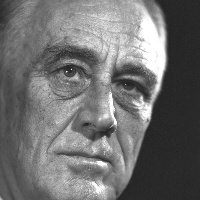
#> input picture face/luo_si_fu/0.jpg, 200 x 200 px
$ python face_match.py
#> lines starting #> are read from the running program, lines starting #| are printed output that depends on the picture
# -*- coding = utf-8 -*-
# @Time : 2023/11/27 14:52
# @Author :55221324佟禹澎
# @File : face_match.py
# @Software: PyCharm

# 人脸识别 - 主代码
import cv2
import os
import numpy as np
from playsound import playsound


def Get_faces():
    # 从face文件夹读取图片,转为灰度图,返回三个列表:对应人名,灰度图片,图片序号
    dirs = os.listdir("face")
    print(dirs)
    X = []  #
    Y = []  #
    for j, dir in enumerate(dirs):
        pics = os.listdir('face/%s' % dir)
        for pic in pics:
            image = cv2.imread('face/%s/%s' % (dir, pic))
#> image is the input picture: shape (200, 200, 3); min 30, max 255, mean 111.7
            img_gray = cv2.cvtColor(image, code=cv2.COLOR_BGR2GRAY)
            resized_gray = cv2.resize(img_gray, dsize=(400, 400))
            print("读取/", dir, "/", pic)
            if len(str(image)) != 0:
                X.append(resized_gray)
                Y.append(j)
    return [X, Y, dirs]


X, Y, dirs = Get_faces()
print("本次即将学习以下人脸", dirs)
# 利用asarray将数据转化为ndarray->多维数组
X = np.asarray(X)
Y = np.asarray(Y)

# 我们采用三种算法中的LBPH算法,Local BInary Pattern Histogram (LBPH),即二进制模式直方图
# 经测试,create中默认参数就是最好的参数,只需在后续修改阈值即可
model = cv2.face.LBPHFaceRecognizer_create(grid_x=8, grid_y=8)
model.train(X, Y)
print("学习完毕,总共吃了%d张图片" % len(Y))

Video_face = cv2.VideoCapture(0)   # 参数0 代表从摄像头中读取视频
# xml文件,原理同face_extract,用于捕获视频中出现的人脸
face_detector = cv2.CascadeClassifier("haarcascade_frontalface_alt.xml")
# while循环调取视频某一帧
while True:
    try:
        flag, frame = Video_face.read()    # read返回是否读取成功和该帧图片
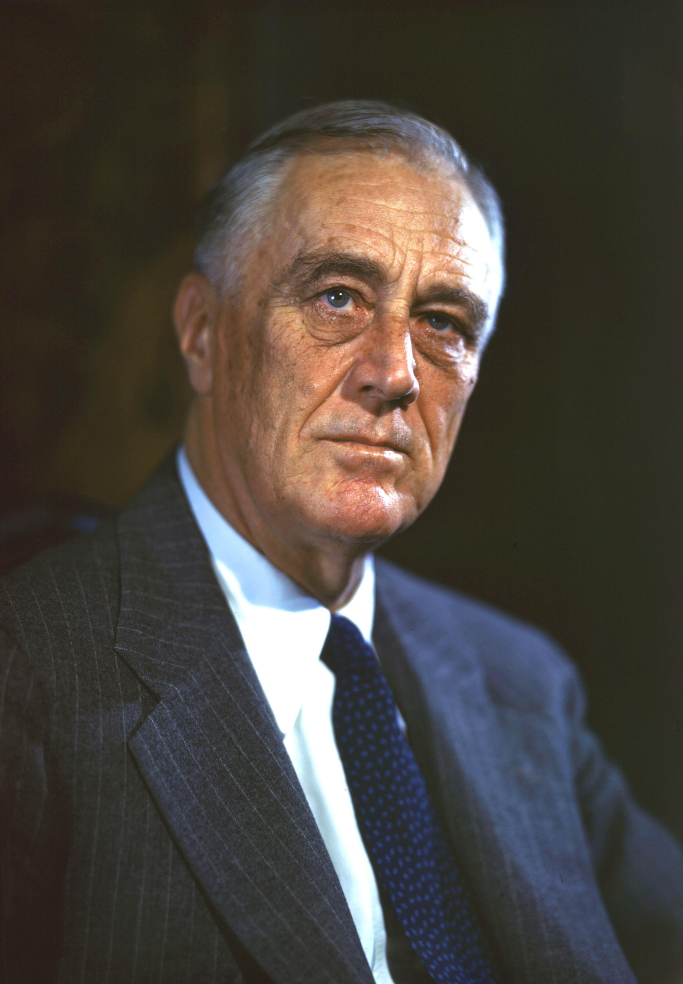
#> input picture imgs/luo_si_fu/1.jpg, 2048 x 2952 px, given in place of the camera (shown at 1/3 size)
#> frame is the input picture: shape (2952, 2048, 3); mean B, G, R 61.9, 68, 73.8
        gray = cv2.cvtColor(frame, code=cv2.COLOR_BGR2GRAY)    # 将该帧图片转为灰度图像
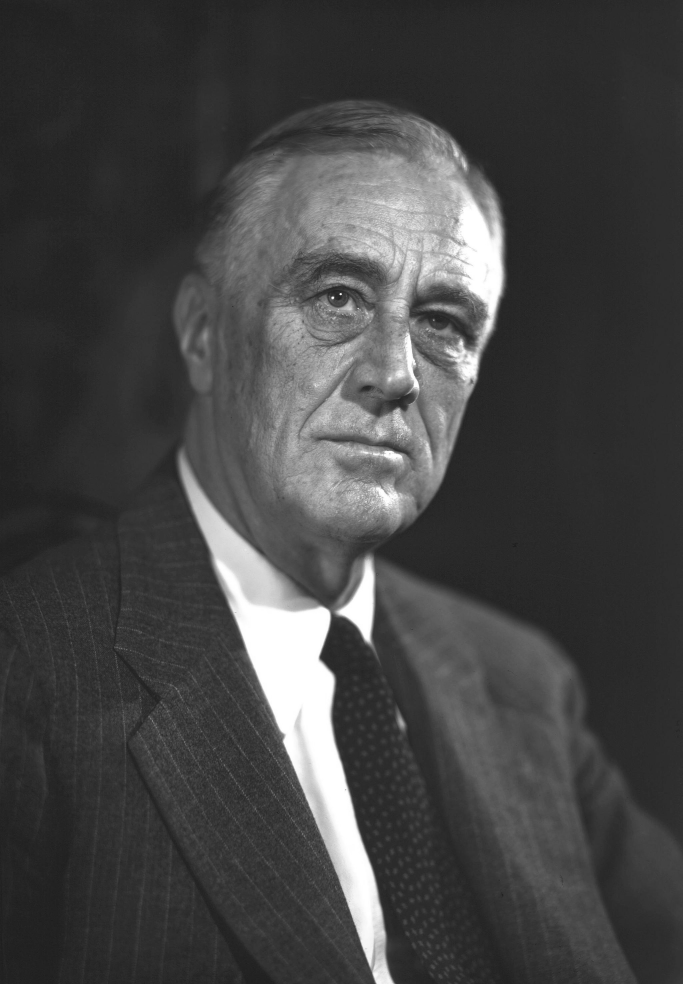
#> gray: shape (2952, 2048) (shown at 1/3 size); min 16, max 255, mean 69.1
        faces = face_detector.detectMultiScale(gray, 1.1, 3)    # 从灰度图像中截取人脸->faces,包含左下角坐标,区域长宽
#> faces = [[655, 525, 1029, 1029]]

        if len(faces) is 0:
            # 当摄像头存在但未开启状态,flag是true的,所以还要通过faces是否空来判断
            print("未检测到头像")
        else:
            print("检测到头像")
            # for循环遍历该帧图片中所有出现的人脸
            for x, y, w, h in faces:
                cv2.rectangle(frame, pt1=(x, y), pt2=(x + w, y + h), color=[0, 0, 255], thickness=2)    # 绘制正方形,框住人脸
                face = gray[y:y + h, x:x + w]   # 截断获得包含人脸数据的数组
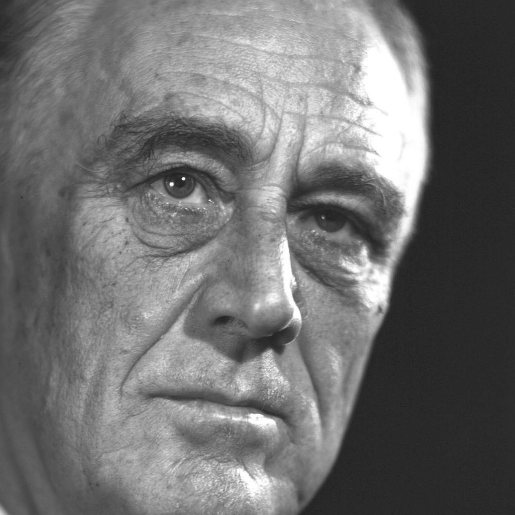
#> face: shape (1029, 1029) (shown at 1/2 size); min 19, max 255, mean 111.8
                print("摄像头捕获到头像尺寸为:", face.shape, "修改成400*400")
#| 摄像头捕获到头像尺寸为: (1029, 1029) 修改成400*400
                face_1 = cv2.resize(face, dsize=(400, 400))
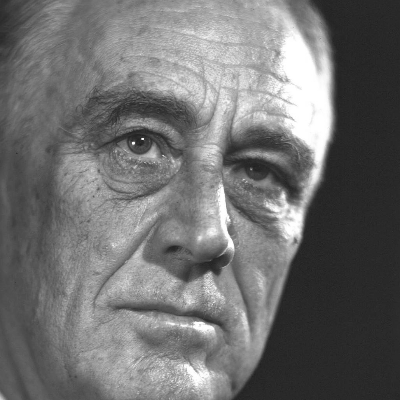
#> face_1: shape (400, 400); min 30, max 255, mean 111.7
                # 开始对比
                result = model.predict(face_1)  # 用训练好的模型中predict函数预测人脸结果,result[0]保存对应序号,result[1]保存置信度
#> result = (0, 53.75)
                print("对比返回结果：")
                print(f'该人脸是：{dirs[result[0]]},置信度为:{result[1]}')
                if dirs[result[0]] == 'ke_bi' and result[1] < 40:
                    cv2.destroyAllWindows()
                    kebi=cv2.imread('laoda.jpg')
                    cv2.imshow('waaaaaaa', kebi)
                    cv2.waitKey(1000)
                    playsound("laoda.mp3")
                a1 = dirs[result[0]]
                if result[1] > 65 or (dirs[result[0]] == 'ke_bi' and result[1] > 40):  # 一般置信度小于65基本可信
                    a1 = "unmatched"
                    # 将名称放在框上
                cv2.putText(frame, a1, (x, y), cv2.FONT_HERSHEY_COMPLEX, 1, [255, 0, 0], 2)
            print("=======================CuAlB分割线=======================")
        cv2.imshow('face', frame)   # 打开摄像头
        try:
            cv2.waitKey(100)
        except KeyboardInterrupt:
            break
    except KeyboardInterrupt:
        break
cv2.destroyAllWindows()
